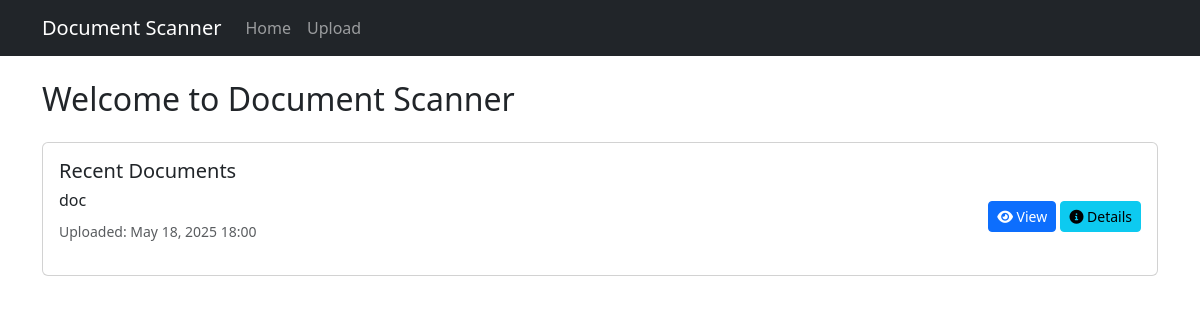
Before: / with the older database file.
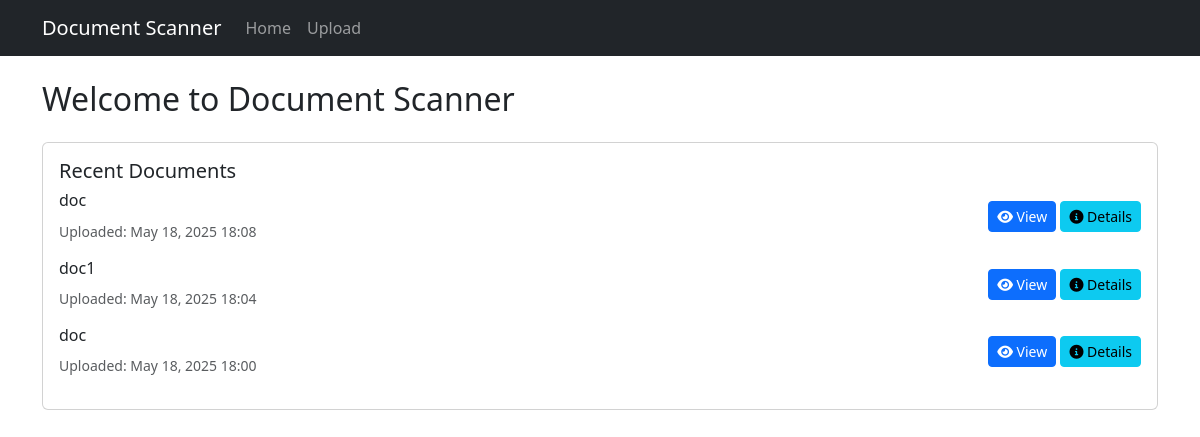
After: the same page with the newer database file.
### scanner/models.py (models this page shows, shortened)
class Document(models.Model):
    title = models.CharField(max_length=255)
    file = models.FileField(upload_to='documents/')
    uploaded_at = models.DateTimeField(default=timezone.now)
    metadata = models.JSONField(default=dict)
    rotation = models.FloatField(default=0)  # degrees
    brightness = models.FloatField(default=1.0)  # 0.0 to 2.0
    contrast = models.FloatField(default=1.0)  # 0.0 to 2.0
    grayscale = models.BooleanField(default=False)
    sepia = models.BooleanField(default=False)
    vintage = models.BooleanField(default=False)
    crop_x = models.IntegerField(default=0)
    crop_y = models.IntegerField(default=0)
    crop_width = models.IntegerField(default=0)
    crop_height = models.IntegerField(default=0)
    width = models.IntegerField(default=0)
    height = models.IntegerField(default=0)

### scanner/views.py (the view)
# urls.py: path('', views.home, name='home'),
def home(request):
    documents = Document.objects.order_by('-uploaded_at')[:10]
    return render(request, 'scanner/home.html', {'documents': documents})

### scanner/templates/scanner/home.html
{% extends 'scanner/base.html' %}
{% block content %}
<div class="row">
    <div class="col-md-12">
        <h2 class="mb-4">Welcome to Document Scanner</h2>
        <div class="card">
            <div class="card-body">
                <h5 class="card-title">Recent Documents</h5>
                <div id="documents-list">
                    {% if documents %}
                        {% for document in documents %}
                            <div class="document-item mb-3">
                                <div class="d-flex justify-content-between align-items-center">
                                    <div>
                                        <h6>{{ document.title }}</h6>
                                        <small class="text-muted">Uploaded: {{ document.uploaded_at|date:"F j, Y H:i" }}</small>
                                    </div>
                                    <div>
                                        <a href="{{ document.file.url }}" class="btn btn-sm btn-primary" target="_blank">
                                            <i class="fas fa-eye"></i> View
                                        </a>
                                        <a href="{% url 'scanner:document_detail' document.id %}" class="btn btn-sm btn-info">
                                            <i class="fas fa-info-circle"></i> Details
                                        </a>
                                    </div>
                                </div>
                            </div>
                        {% endfor %}
                    {% else %}
                        <p>No documents found.</p>
                    {% endif %}
                </div>
            </div>
        </div>
    </div>
</div>
{% endblock %}

### scanner/templates/scanner/base.html (shortened to what this page needs)
<!DOCTYPE html>
<html lang="en">
<head>
    <link href="https://cdn.jsdelivr.net/npm/bootstrap@5.3.0/dist/css/bootstrap.min.css" rel="stylesheet">
    <link href="https://cdnjs.cloudflare.com/ajax/libs/font-awesome/6.0.0/css/all.min.css" rel="stylesheet">
</head>
<body>
    <nav class="navbar navbar-expand-lg navbar-dark bg-dark">
        <div class="container">
            <a class="navbar-brand" href="{% url 'scanner:home' %}">Document Scanner</a>
            <div class="collapse navbar-collapse" id="navbarNav">
                <ul class="navbar-nav">
                    <li class="nav-item">
                        <a class="nav-link" href="{% url 'scanner:home' %}">Home</a>
                    </li>
                    <li class="nav-item">
                        <a class="nav-link" href="{% url 'scanner:upload' %}">Upload</a>
                    </li>
                </ul>
            </div>
        </div>
    </nav>
    <div class="container mt-4">
        {% block content %}{% endblock %}
    </div>
</body>
</html>

Changed rows visible on the page:
added Document: title "doc", uploaded_at "May 18, 2025 18:08"
added Document: title "doc1", uploaded_at "May 18, 2025 18:04"
